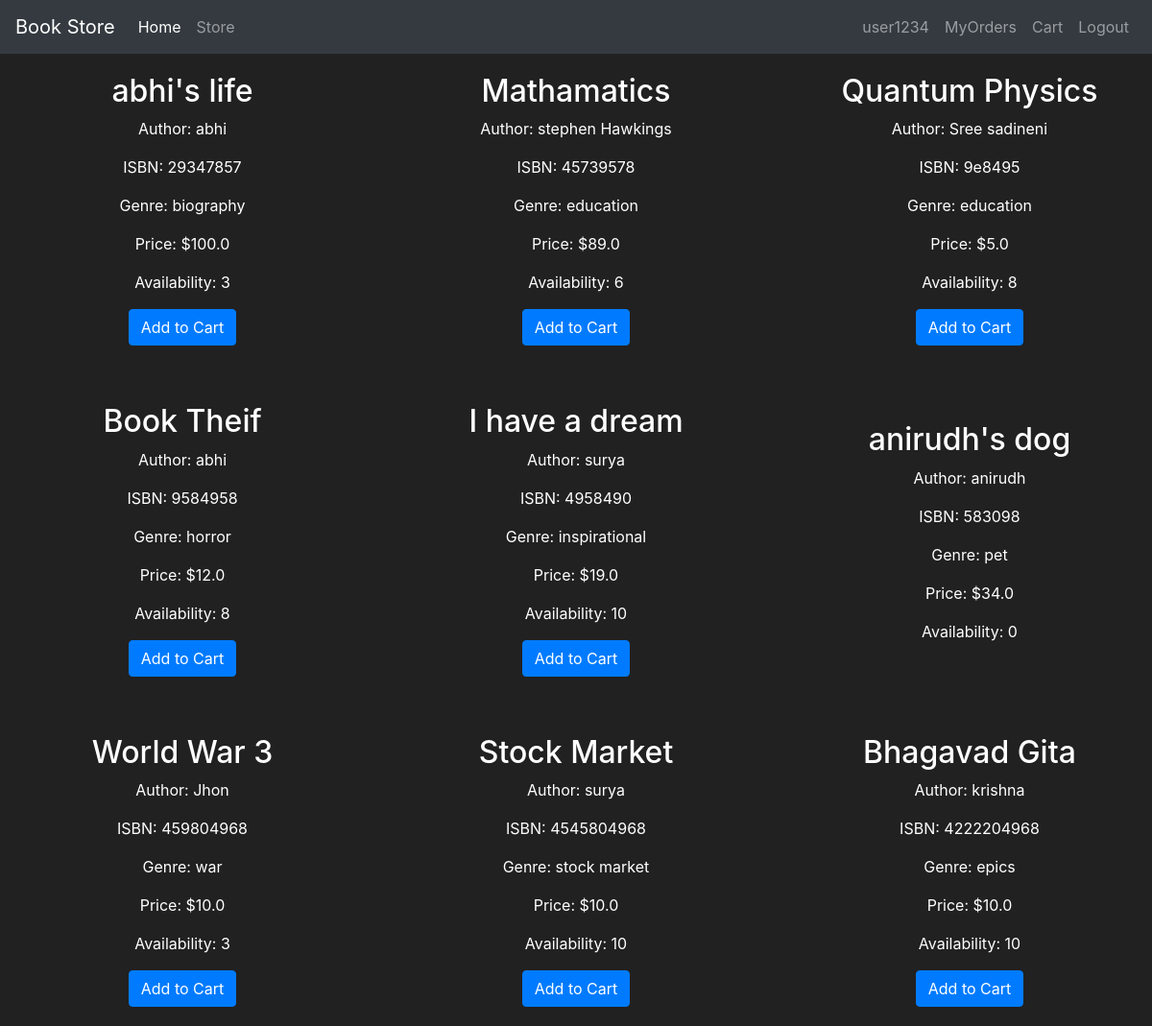
The page /store (signed in) on the database its author committed.
### project/models/user_model.py (models this page shows, shortened)
class User(db.Model,UserMixin):
    id = db.Column(db.Integer(), primary_key=True)
    username = db.Column(db.String(length=30), nullable=False, unique=True)
    email_address = db.Column(db.String(length=50), nullable=False, unique=True)
    address = db.Column(db.String(),nullable = False)
    isadmin = db.Column(db.Boolean(),default = False)
    password_hash = db.Column(db.String(length=60), nullable=False)
    cart = db.relationship('Cart', backref='user', lazy=True, uselist = False)
    order = db.relationship('Order', backref='user', lazy=True, uselist = False)
    @property
    def password(self):
        return self.password

### project/models/Book_model.py (models this page shows, shortened)
class Book(db.Model):
    id = db.Column(db.Integer, primary_key=True)
    title = db.Column(db.String(255), nullable=False)
    author = db.Column(db.String(255), nullable=False)
    isbn = db.Column(db.String(20), unique=True, nullable=False)
    genre = db.Column(db.String(50))
    price = db.Column(db.Float, nullable=False)
    availability = db.Column(db.Integer, default=True)

### project/routes/storepage.py (the view)
@app.route("/store",methods =["GET"])
def show_books():
    form = AddToCart()
    books = Book.query.all()
    return render_template("store_page.html",books = books,form = form)

### project/models/user_model.py (called while the page is built)
@login_manager.user_loader
def load_user(user_id):
    return User.query.get(int(user_id))

### project/templates/store_page.html (shortened to what this page needs)
{% extends 'base.html' %}
{% block content %}
<div id="book-list" class="flex-container">
    {% for book in books %}
        <div class="book-item">
            <h2>{{ book.title }}</h2>
            <p>Author: {{ book.author }}</p>
            <p>ISBN: {{ book.isbn }}</p>
            <p>Genre: {{ book.genre }}</p>
            <p>Price: ${{ book.price }}</p>
            <p>Availability: {{ book.availability }}</p>
            {% if current_user.is_authenticated %}
                {% if book.availability %}
                    <form method="post">
                        <button type="submit" class="btn btn-primary">Add to Cart</button>
                    </form>
                {% endif %}
            {% else %}
                <a href="{{url_for('login')}}"><button class="btn btn-primary">Log In To Add to Cart</button></a>
            {% endif %}
        </div>
    {% endfor %}
</div>
{% endblock %}

### project/templates/base.html (shortened to what this page needs)
<!doctype html>
<html lang="en">
   <head>
      <link rel="stylesheet" href="https://cdn.jsdelivr.net/npm/bootstrap@4.5.3/dist/css/bootstrap.min.css">
   </head>
   <body>
    <nav class="navbar navbar-expand-md navbar-dark bg-dark">
      <a class="navbar-brand">Book Store</a>
      <div class="collapse navbar-collapse" id="navbarNav">
        <ul class="navbar-nav mr-auto">
            <li class="nav-item active">
                <a class="nav-link" href="{{url_for('home')}}">Home <span class="sr-only">(current)</span></a>
            </li>
            <li class="nav-item">
                <a class="nav-link" href="{{url_for('show_books')}}">Store</a>
            </li>
        </ul>
        {% if current_user.is_authenticated %}
          {% if current_user.isadmin %}
            <ul class="navbar-nav">
              <li class="nav-item">
                <a class="nav-link">{{current_user.username}}</a>
              </li>
              <li class="nav-item">
                <a class="nav-link" href="{{url_for('admin.index')}}">Admin Page</a>
              </li>
              <li class="nav-item">
                <a class="nav-link" href="{{url_for('logout')}}">Logout</a>
            </li>
            </ul>
          {% else %}
            <ul class="navbar-nav">
              <li class="nav-item">
                <a class="nav-link">{{current_user.username}}</a>
              </li>
              <li class="nav-item">
                <a class="nav-link" href="{{url_for('get_orders')}}">MyOrders</a>
              </li>
              <li class="nav-item">
                  <a class="nav-link" href="{{url_for('get_cart_items')}}">Cart</a>
              </li>
              <li class="nav-item">
                  <a class="nav-link" href="{{url_for('logout')}}">Logout</a>
              </li>
            </ul>
          {% endif %}
        {% endif %}
      </div>
    </nav>
      {% block content %}
      {% endblock %}
   </body>
</html>

### project/templates/store_page.html (style rules this page uses)
body { background-color: #212121; color: white; }
.flex-container { display: flex; flex-wrap: wrap; gap: 20px; justify-content: space-between; }
.book-item { background-color: #212121; padding: 20px; flex: 0 0 calc(33.333% - 20px); box-sizing: border-box; display: flex; flex-direction: column; align-items: center; justify-content: center; }

### project/templates/base.html (style rules this page uses)
body { background-color: #212121; color: white }

### rows shown on the page
User: username "user1234"
Book: title "abhi's life", author "abhi", isbn "29347857", genre "biography", price "100.0", availability "3"
Book: title "Mathamatics", author "stephen Hawkings", isbn "45739578", genre "education", price "89.0", availability "6"
Book: title "Quantum Physics", author "Sree sadineni", isbn "9e8495", genre "education", price "5.0", availability "8"
Book: title "Book Theif", author "abhi", isbn "9584958", genre "horror", price "12.0", availability "8"
Book: title "I have a dream", author "surya", isbn "4958490", genre "inspirational", price "19.0", availability "10"
Book: title "anirudh's dog", author "anirudh", isbn "583098", genre "pet", price "34.0", availability "0"
Book: title "World War 3", author "Jhon", isbn "459804968", genre "war", price "10.0", availability "3"
Book: title "Stock Market", author "surya", isbn "4545804968", genre "stock market", price "10.0", availability "10"
Book: title "Bhagavad Gita", author "krishna", isbn "4222204968", genre "epics", price "10.0", availability "10"
